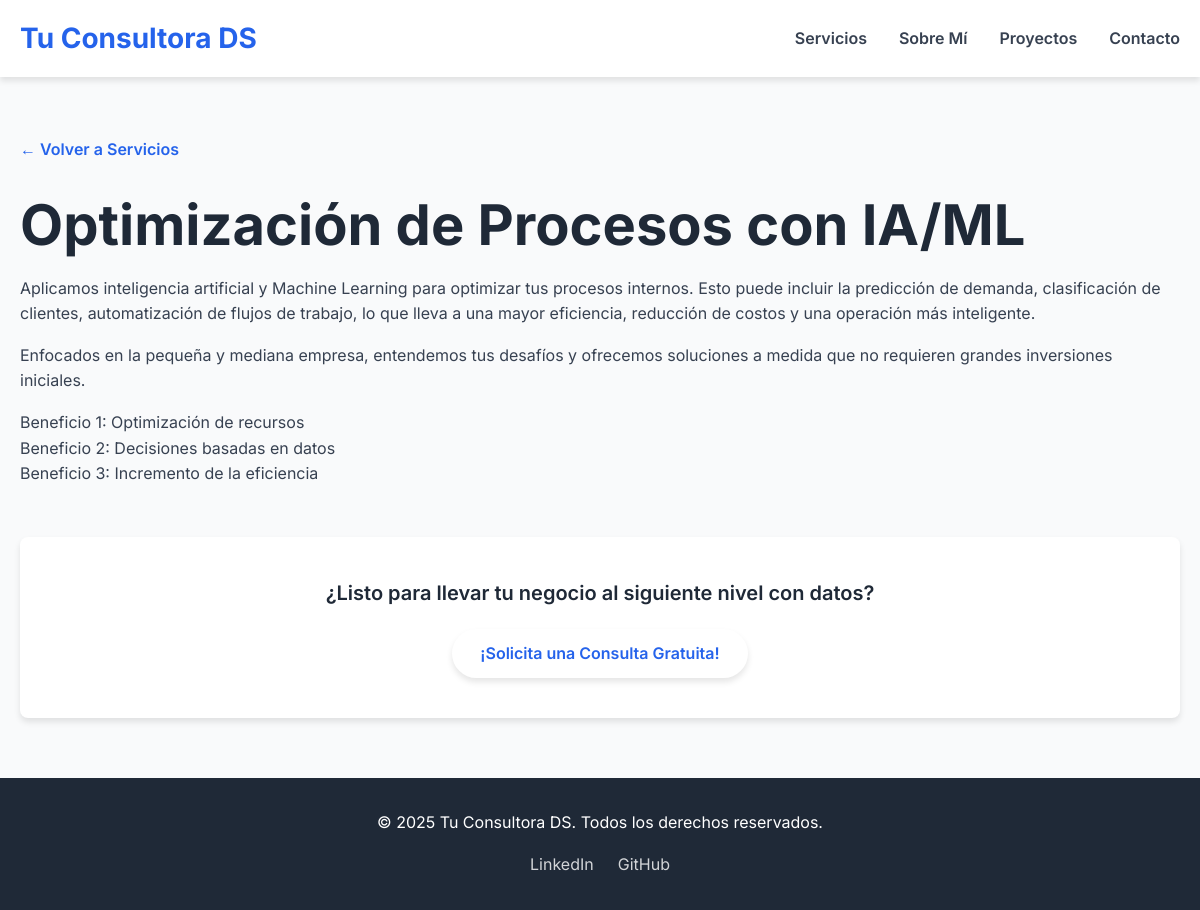
The page /service/3 on the database its author committed.
### app.py (models this page shows, shortened)
class Service(db.Model):
    id = db.Column(db.Integer, primary_key=True)
    title = db.Column(db.String(100), nullable=False)
    short_description = db.Column(db.String(250), nullable=False) # Descripción corta para la tarjeta
    full_description = db.Column(db.Text, nullable=False) # Descripción detallada para la página del servicio
    icon = db.Column(db.String(50), nullable=True) # Opcional: para un icono visual

### app.py (the view)
@app.route('/service/<int:service_id>')
def service_detail(service_id):
    service = Service.query.get_or_404(service_id)
    return render_template('service_detail.html', service=service)

### templates/service_detail.html (shortened to what this page needs)
<!DOCTYPE html>
<html lang="es">
<head>
    <link rel="stylesheet" href="{{ url_for('static', filename='css/style.css') }}">
</head>
<body class="detail-page-body">
    <header>
        <div class="container">
            <a href="{{ url_for('index') }}" class="logo">Tu Consultora DS</a>
            <nav>
                <ul>
                    <li><a href="{{ url_for('index') }}#services">Servicios</a></li>
                    <li><a href="{{ url_for('index') }}#about">Sobre Mí</a></li>
                    <li><a href="{{ url_for('index') }}#projects">Proyectos</a></li>
                    <li><a href="{{ url_for('index') }}#contact">Contacto</a></li>
                </ul>
            </nav>
        </div>
    </header>
    <section id="service-detail" class="detail-section">
        <div class="container">
            <a href="{{ url_for('index') }}#services" class="back-link">&larr; Volver a Servicios</a>
            <h1>{{ service.title }}</h1>
            <div class="service-description-full">
                <p>{{ service.full_description }}</p>
                <p>Enfocados en la pequeña y mediana empresa, entendemos tus desafíos y ofrecemos soluciones a medida que no requieren grandes inversiones iniciales.</p>
                <ul>
                    <li>Beneficio 1: Optimización de recursos</li>
                    <li>Beneficio 2: Decisiones basadas en datos</li>
                    <li>Beneficio 3: Incremento de la eficiencia</li>
                </ul>
                </div>
            <div class="cta-detail-page">
                <p>¿Listo para llevar tu negocio al siguiente nivel con datos?</p>
                <a href="{{ url_for('index') }}#contact" class="btn btn-primary">¡Solicita una Consulta Gratuita!</a>
            </div>
        </div>
    </section>
    <footer>
        <div class="container">
            <p>&copy; 2025 Tu Consultora DS. Todos los derechos reservados.</p>
            <div class="social-links">
                <a href="#">LinkedIn</a>
                <a href="#">GitHub</a>
            </div>
        </div>
    </footer>
</body>
</html>

### static/css/style.css (style rules this page uses)
:root { --primary-color: #2563eb; --secondary-color: #1d4ed8; --text-color: #374151; --light-gray: #f9fafb; --medium-gray: #e5e7eb; --dark-gray: #1f2937; --white: #ffffff; --shadow: 0 4px 6px rgba(0, 0, 0, 0.1); }
* { margin: 0; padding: 0; box-sizing: border-box; }
body { font-family: 'Inter', sans-serif; line-height: 1.6; color: var(--text-color); background-color: var(--light-gray); -webkit-font-smoothing: antialiased; }
.container { max-width: 1200px; margin: 0 auto; padding: 0 20px; }
h1, h2, h3 { font-weight: 700; color: var(--dark-gray); margin-bottom: 1rem; }
h1 { font-size: 3.5rem; line-height: 1.2; }
p { margin-bottom: 1rem; }
a { text-decoration: none; color: var(--primary-color); transition: color 0.3s ease; }
ul { list-style: none; }
.btn { display: inline-block; padding: 12px 28px; border-radius: 9999px; font-weight: 600; text-align: center; transition: all 0.3s ease; border: none; cursor: pointer; }
.btn-primary { background-color: var(--white); color: var(--primary-color); box-shadow: var(--shadow); }
header { background-color: var(--white); box-shadow: var(--shadow); padding: 1rem 0; position: sticky; top: 0; z-index: 1000; }
header .container { display: flex; justify-content: space-between; align-items: center; }
.logo { font-size: 1.75rem; font-weight: 700; color: var(--primary-color); }
nav ul { display: flex; gap: 2rem; }
nav ul li a { color: var(--text-color); font-weight: 600; }
footer { background-color: var(--dark-gray); color: var(--white); padding: 32px 0; text-align: center; }
.social-links { margin-top: 1rem; display: flex; justify-content: center; gap: 1.5rem; }
.social-links a { color: var(--white); opacity: 0.8; }
.detail-page-body { background-color: var(--white); }
.detail-section { padding: 60px 0; background-color: var(--light-gray); }
.back-link { display: inline-block; margin-bottom: 30px; font-weight: 600; color: var(--primary-color); transition: transform 0.2s ease; }
.cta-detail-page { text-align: center; padding: 40px 20px; background-color: var(--white); border-radius: 8px; box-shadow: var(--shadow); margin-top: 50px; }
.cta-detail-page p { font-size: 1.25rem; margin-bottom: 20px; color: var(--dark-gray); font-weight: 600; }

### rows shown on the page
Service: title "Optimización de Procesos con IA/ML", full_description "Aplicamos inteligencia artificial y Machine Learning para optimizar tus procesos internos. Esto puede incluir la predicción de demanda, clasificación de clientes, automatización de flujos de trabajo, lo que lleva a una mayor eficiencia, reducción de costos y una operación más inteligente."
